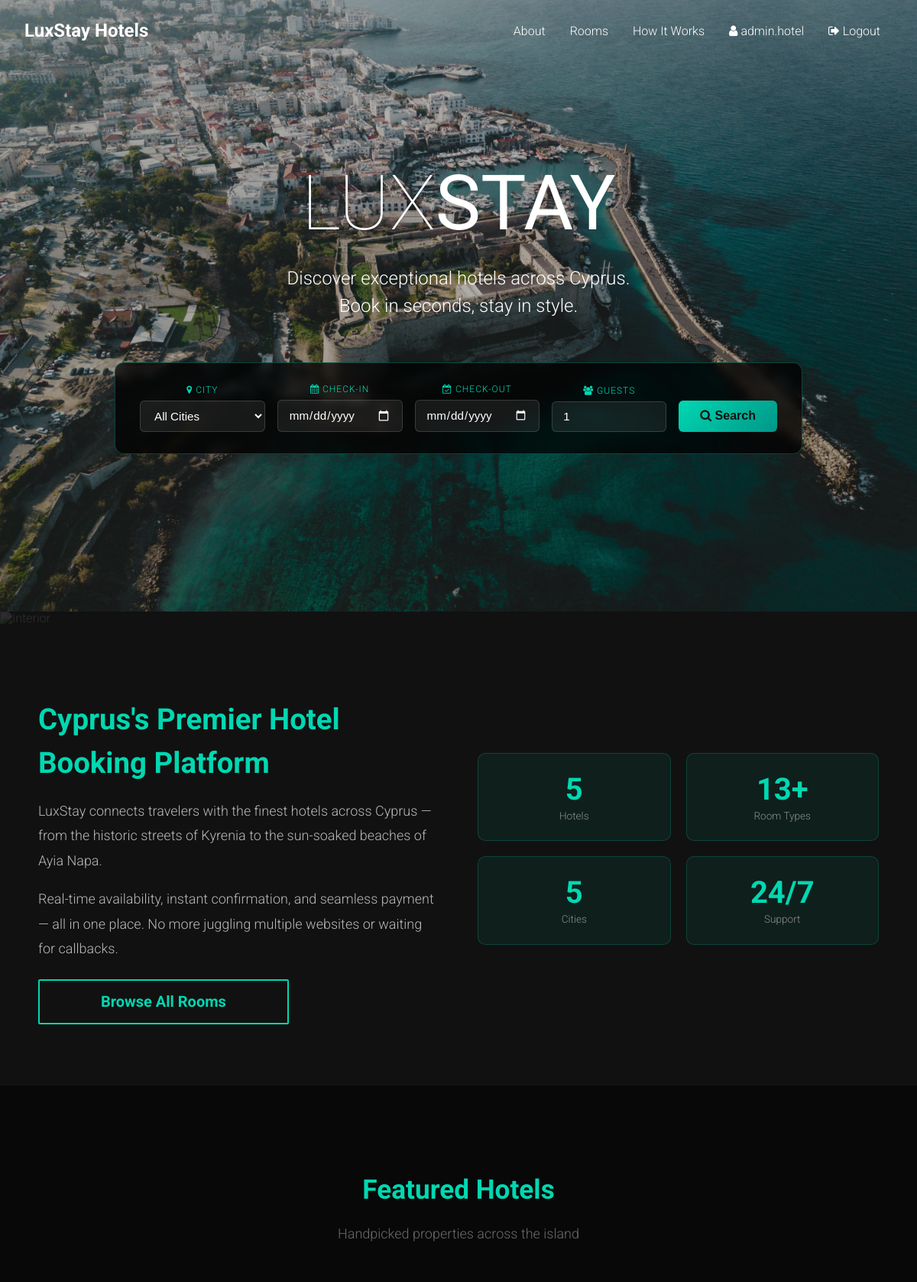
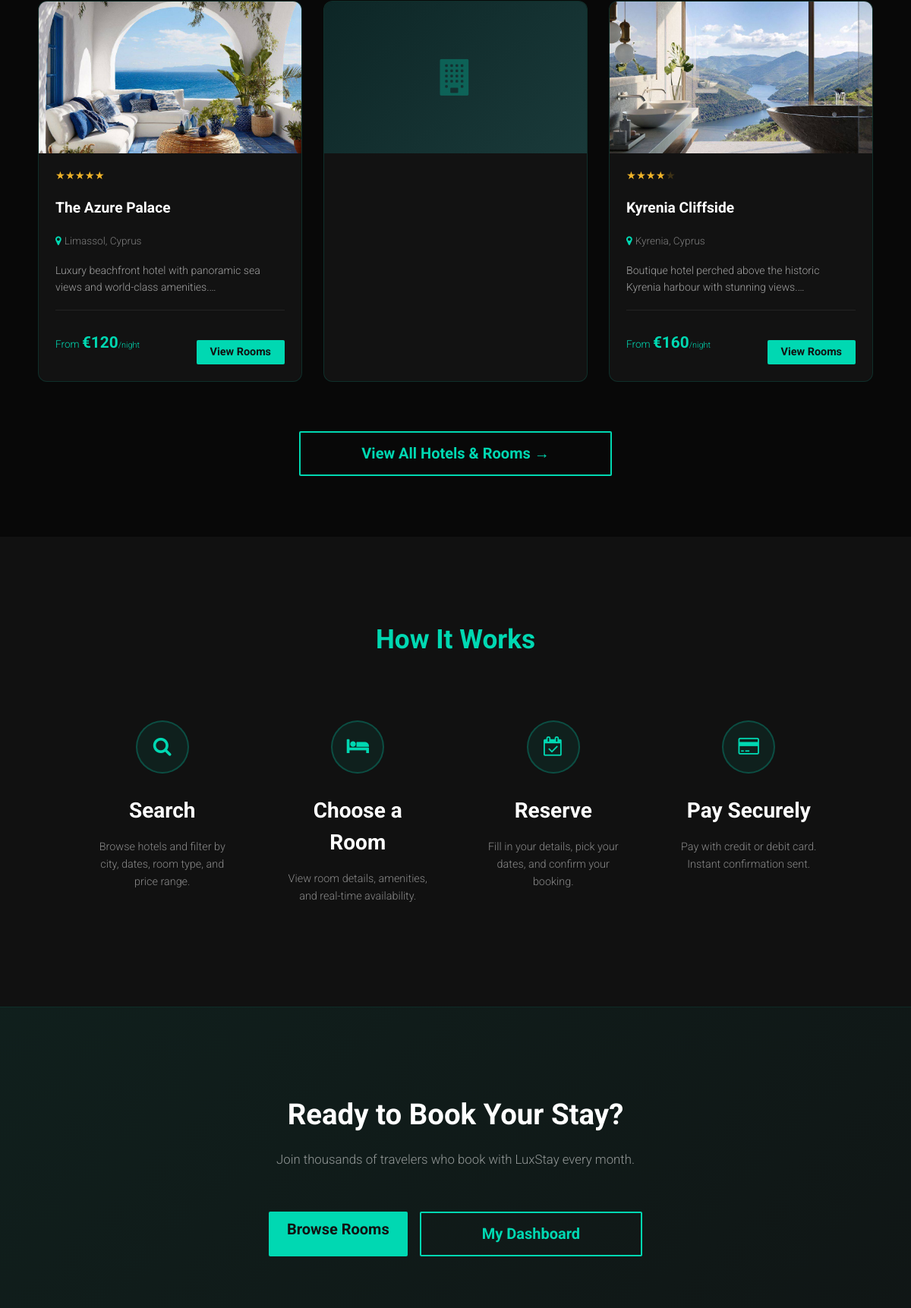
The page / (signed in, upper part) on the database its author committed (2 pictures, top to bottom).
### tables this page shows
CREATE TABLE hotel (
    HotelID     INT AUTO_INCREMENT PRIMARY KEY,
    HotelName   VARCHAR(100) NOT NULL,
    Location    VARCHAR(100) NOT NULL,
    City        VARCHAR(50)  NOT NULL,
    Country     VARCHAR(50)  NOT NULL DEFAULT 'Cyprus',
    Description TEXT,
    StarRating  TINYINT DEFAULT 3,
    ImagePath   VARCHAR(255),
    IsActive    BOOLEAN DEFAULT TRUE
);

### includes/auth_functions.php (called while the page is built, shortened)
<?php
function isLoggedIn() {
    return isset($_SESSION['logged_in']) && $_SESSION['logged_in'] === true;
}
function getCurrentUser() {
    return [
        'user_id'   => $_SESSION['user_id']   ?? 0,
        'username'  => $_SESSION['username']  ?? '',
        'email'     => $_SESSION['email']     ?? '',
        'role'      => $_SESSION['role']      ?? '',
        'user_type' => $_SESSION['user_type'] ?? '',
        'full_name' => $_SESSION['full_name'] ?? '',
        'guest_id'  => $_SESSION['guest_id']  ?? null,
        'staff_id'  => $_SESSION['staff_id']  ?? null,
        'position'  => $_SESSION['position']  ?? '',
    ];
}
?>

### index.php (the view, shortened to what this page needs)
<?php
require_once 'includes/auth_functions.php';
try {
    $featuredHotels = $pdo->query("SELECT * FROM hotel WHERE IsActive = 1 ORDER BY StarRating DESC LIMIT 3")->fetchAll();
} catch (PDOException $e) {
    $featuredHotels = [];
}
?>
<!DOCTYPE html>
<html lang="en">
<head>
    <link href="https://maxcdn.bootstrapcdn.com/font-awesome/4.7.0/css/font-awesome.min.css" rel="stylesheet">
    <link rel="stylesheet" href="https://cdnjs.cloudflare.com/ajax/libs/animate.css/3.5.2/animate.min.css">
    <link rel="stylesheet" href="https://cdnjs.cloudflare.com/ajax/libs/normalize/7.0.0/normalize.css">
    <link href="css/styles.css" rel="stylesheet">
</head>
<body>
<nav class="main-nav" id="main-nav">
    <div class="content-wrapper-sm">
        <a href="index.php" class="navbar-brand">LuxStay Hotels</a>
        <ul class="nav-links">
            <li><a href="#about">About</a></li>
            <li><a href="rooms.php">Rooms</a></li>
            <li><a href="#how">How It Works</a></li>
            <?php if (isLoggedIn()): ?>
                <?php $user = getCurrentUser(); ?>
                <li><a href="<?php echo $user['role'] === 'customer' ? 'guest/dashboard.php' : 'staff/dashboard.php'; ?>" class="auth-nav-item">
                    <i class="fa fa-user"></i> <?php echo htmlspecialchars($user['username']); ?>
                </a></li>
                <li><a href="logout.php" class="auth-nav-item"><i class="fa fa-sign-out"></i> Logout</a></li>
            <?php else: ?>
                <li><a href="guest-login.php" class="auth-nav-item"><i class="fa fa-user"></i> Login</a></li>
                <li><a href="guest-signup.php" class="auth-nav-item"><i class="fa fa-user-plus"></i> Sign Up</a></li>
            <?php endif; ?>
        </ul>
    </div>
</nav>
<header>
    <img class="img-absolute" src="img/hero-hotel.jpg" alt="Luxury Hotel">
    <div class="wrapper astonish animated fadeInDown">
        <h1>Lux<strong>Stay</strong></h1>
        <h2>Discover exceptional hotels across Cyprus.<br>Book in seconds, stay in style.</h2>
    </div>
    <div style="width:100%; padding: 0 20px; margin-top: 40px; position: relative; z-index: 2;">
        <form class="search-bar" action="rooms.php" method="GET">
            <div class="field">
                <label><i class="fa fa-map-marker"></i> City</label>
                <select name="city">
                    <option value="">All Cities</option>
                </select>
            </div>
            <div class="field">
                <label><i class="fa fa-calendar"></i> Check-In</label>
                <input type="date" name="check_in" id="check_in" min="<?php echo date('Y-m-d'); ?>">
            </div>
            <div class="field">
                <label><i class="fa fa-calendar-check-o"></i> Check-Out</label>
                <input type="date" name="check_out" id="check_out" min="<?php echo date('Y-m-d', strtotime('+1 day')); ?>">
            </div>
            <div class="field" style="max-width:110px;">
                <label><i class="fa fa-users"></i> Guests</label>
                <input type="number" name="guests" min="1" max="10" value="1">
            </div>
            <button type="submit" class="btn-search"><i class="fa fa-search"></i> Search</button>
        </form>
    </div>
</header>
<main>
    <div class="about-section" id="about">
        <img class="img-absolute" src="img/hotel-interior.jpg" alt="Interior">
        <div class="about-grid">
            <div class="about-text astonish" data-animation="fadeInLeft">
                <h2>Cyprus's Premier Hotel Booking Platform</h2>
                <p>LuxStay connects travelers with the finest hotels across Cyprus — from the historic streets of Kyrenia to the sun-soaked beaches of Ayia Napa.</p>
                <p>Real-time availability, instant confirmation, and seamless payment — all in one place. No more juggling multiple websites or waiting for callbacks.</p>
                <a href="rooms.php" class="btn btn-outline-teal" style="margin-top: 10px;">Browse All Rooms</a>
            </div>
            <div class="about-stats astonish" data-animation="fadeInRight">
                <div class="stat-box"><div class="num">5</div><div class="lbl">Hotels</div></div>
                <div class="stat-box"><div class="num">13+</div><div class="lbl">Room Types</div></div>
                <div class="stat-box"><div class="num">5</div><div class="lbl">Cities</div></div>
                <div class="stat-box"><div class="num">24/7</div><div class="lbl">Support</div></div>
            </div>
        </div>
    </div>
    <div class="featured-section" id="hotels">
        <h2 class="astonish" data-animation="fadeInDown">Featured Hotels</h2>
        <p class="section-sub astonish" data-animation="fadeInDown">Handpicked properties across the island</p>
        <div class="hotel-grid">
            <?php foreach ($featuredHotels as $hotel):
                $priceStmt = $pdo->prepare("SELECT MIN(PricePerNight) FROM room WHERE HotelID = ? AND IsActive = 1");
                $priceStmt->execute([$hotel['HotelID']]);
                $minPrice = $priceStmt->fetchColumn();
            ?>
            <div class="hotel-card astonish" data-animation="fadeInUp">
                <?php if (!empty($hotel['ImagePath'])): ?>
                    <img class="card-img" src="<?php echo htmlspecialchars($hotel['ImagePath']); ?>"
                         alt="<?php echo htmlspecialchars($hotel['HotelName']); ?>"
                         onerror="this.parentNode.innerHTML='<div class=\'card-img-placeholder\'><i class=\'fa fa-building\'></i></div>'">
                <?php else: ?>
                    <div class="card-img-placeholder"><i class="fa fa-building"></i></div>
                <?php endif; ?>
                <div class="card-body">
                    <div class="stars">
                        <?php
                        for ($i = 0; $i < $hotel['StarRating']; $i++) echo '★';
                        for ($i = $hotel['StarRating']; $i < 5; $i++) echo '<span style="opacity:0.2">★</span>';
                        ?>
                    </div>
                    <h3><?php echo htmlspecialchars($hotel['HotelName']); ?></h3>
                    <p class="loc"><i class="fa fa-map-marker"></i><?php echo htmlspecialchars($hotel['City']); ?>, <?php echo htmlspecialchars($hotel['Country']); ?></p>
                    <p class="desc"><?php echo htmlspecialchars(substr($hotel['Description'], 0, 100)) . '…'; ?></p>
                    <div class="card-foot">
                        <div class="price">From <span>€<?php echo number_format($minPrice ?? 0, 0); ?></span><small>/night</small></div>
                        <a href="rooms.php?hotel_id=<?php echo $hotel['HotelID']; ?>" class="btn btn-primary" style="padding:8px 18px;font-size:0.9rem;">View Rooms</a>
                    </div>
                </div>
            </div>
            <?php endforeach; ?>
        </div>
        <div style="text-align:center;margin-top:40px;">
            <a href="rooms.php" class="btn btn-outline-teal">View All Hotels & Rooms →</a>
        </div>
    </div>
    <div class="how-section" id="how">
        <h2 class="astonish" data-animation="fadeInDown">How It Works</h2>
        <div class="steps-grid">
            <div class="step astonish" data-animation="fadeInUp" data-delay="0.1">
                <div class="icon"><i class="fa fa-search"></i></div>
                <h3>Search</h3>
                <p>Browse hotels and filter by city, dates, room type, and price range.</p>
            </div>
            <div class="step astonish" data-animation="fadeInUp" data-delay="0.2">
                <div class="icon"><i class="fa fa-bed"></i></div>
                <h3>Choose a Room</h3>
                <p>View room details, amenities, and real-time availability.</p>
            </div>
            <div class="step astonish" data-animation="fadeInUp" data-delay="0.3">
                <div class="icon"><i class="fa fa-calendar-check-o"></i></div>
                <h3>Reserve</h3>
                <p>Fill in your details, pick your dates, and confirm your booking.</p>
            </div>
            <div class="step astonish" data-animation="fadeInUp" data-delay="0.4">
                <div class="icon"><i class="fa fa-credit-card"></i></div>
                <h3>Pay Securely</h3>
                <p>Pay with credit or debit card. Instant confirmation sent.</p>
            </div>
        </div>
    </div>
    <div class="cta-section astonish" data-animation="zoomIn" id="reserve">
        <h2>Ready to Book Your Stay?</h2>
        <p>Join thousands of travelers who book with LuxStay every month.</p>
        <div class="cta-btns">
            <a href="rooms.php" class="btn btn-primary">Browse Rooms</a>
            <?php if (!isLoggedIn()): ?>
                <a href="guest-signup.php" class="btn btn-outline-teal">Create Free Account</a>
            <?php else: ?>
                <a href="guest/dashboard.php" class="btn btn-outline-teal">My Dashboard</a>
            <?php endif; ?>
        </div>
    </div>
</main>
</body>
</html>

### css/styles.css (style rules this page uses)
* { -webkit-box-sizing: border-box; box-sizing: border-box; }
body { font-family: 'Roboto', serif; font-weight: 300; color: #fefffe; background: #111; }
body p { font-size: 1.125rem; line-height: 1.75rem; margin-bottom: 1.5rem; }
html { font-size: 0.8rem; }
@media (min-width: 544px) { html { font-size: 0.9rem; } }
@media (min-width: 768px) { html { font-size: 1rem; } }
button, .btn { cursor: pointer; }
.btn { font-size: 1.25rem; font-weight: 700; padding: 1rem 5rem; margin: 1.5625rem 0 0; border-radius: 2px; text-align: center; display: inline-block; -webkit-transition: all .3s ease; transition: all .3s ease; background-color: transparent; text-decoration: none; }
.btn-outline-teal, .btn-outline-purple { color: #00d8b2; border: 2px solid #00d8b2; }
h1 { font-size: 2.5rem; }
h2 { font-size: 2rem; }
h3 { font-size: 1.75rem; }
h1, h2, h3, h4, h5, h6 { font-weight: 700; font-family: inherit; margin-bottom: 1rem; line-height: 1.5; color: inherit; }
.wrapper { position: relative; width: 100%; margin: 0 auto; }
.content-wrapper-sm { position: relative; width: 100%; margin: 0 auto; max-width: 1200px; }
.main-nav { display: block; padding: 1rem 2rem; position: absolute; width: 100%; z-index: 2; -webkit-transition: background 0.3s ease-in-out; transition: background 0.3s ease-in-out; background: #111; border-bottom: 1px solid rgba(0, 0, 0, 0.3); -webkit-box-shadow: 0 8px 6px -6px rgba(0, 0, 0, 0.4); box-shadow: 0 8px 6px -6px rgba(0, 0, 0, 0.4); }
.main-nav > .content-wrapper-sm { display: -webkit-box; display: -ms-flexbox; display: flex; -webkit-box-orient: horizontal; -webkit-box-direction: normal; -ms-flex-direction: row; flex-direction: row; -webkit-box-pack: justify; -ms-flex-pack: justify; justify-content: space-between; -webkit-box-align: center; -ms-flex-align: center; align-items: center; }
@media (min-width: 768px) { .main-nav { background: transparent; border: 0; -webkit-box-shadow: none; box-shadow: none; } }
.main-nav .navbar-brand { font-size: 1.5rem; font-weight: 700; color: #ffffff; text-decoration: none; }
.main-nav .nav-links { position: relative; top: auto; padding: 0; margin: 0; list-style: none; display: none; overflow: hidden; height: 0; background: transparent; }
@media (min-width: 768px) { .main-nav .nav-links { display: -webkit-box; display: -ms-flexbox; display: flex; height: auto; } }
.main-nav .nav-links li { margin: 1rem; text-align: center; }
.main-nav .nav-links li a { color: #fefffe; display: block; text-decoration: none; }
header { position: relative; height: 100vh; color: #ffffff; text-align: center; display: -webkit-box; display: -ms-flexbox; display: flex; -webkit-box-orient: vertical; -webkit-box-direction: normal; -ms-flex-direction: column; flex-direction: column; -webkit-box-pack: center; -ms-flex-pack: center; justify-content: center; -webkit-box-align: center; -ms-flex-align: center; align-items: center; }
header h1 { font-size: 3.25rem; font-weight: 100; text-transform: uppercase; line-height: 1.2; margin: 0; }
@media (min-width: 544px) { header h1 { font-size: 4.25rem; } }
@media (min-width: 768px) { header h1 { font-size: 6.25rem; } }
header h2 { font-weight: 300; font-size: 1.5rem; }
.img-absolute { position: absolute; top: 0; left: 0; width: 100%; height: 100%; -o-object-fit: cover; object-fit: cover; opacity: 0.8; z-index: -1; }
.btn-primary { display: inline-block; padding: 0.75rem 1.5rem; background-color: #00d8b2; color: #111; text-decoration: none; border-radius: 2px; font-weight: 700; transition: all 0.3s ease; }

### rows shown on the page
hotel: ImagePath (picture), HotelName "The Azure Palace", City "Limassol", Country "Cyprus", Description "Luxury beachfront hotel with panoramic sea views and world-class amenities.", minPrice "120"
hotel: ImagePath (picture), HotelName "Kyrenia Cliffside", City "Kyrenia", Country "Cyprus", Description "Boutique hotel perched above the historic Kyrenia harbour with stunning views.", minPrice "160"

### other values the page prints
$user['username'] "admin.hotel"
